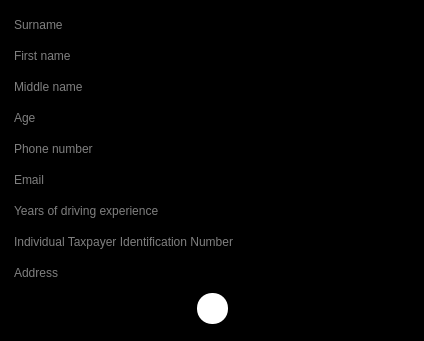
<?xml version="1.0" encoding="UTF-8"?>
<ui version="4.0">
 <class>AddCustomerWindow</class>
 <widget class="QDialog" name="AddCustomerWindow">
  <property name="geometry">
   <rect>
    <x>0</x>
    <y>0</y>
    <width>424</width>
    <height>341</height>
   </rect>
  </property>
  <property name="windowTitle">
   <string>Dialog</string>
  </property>
  <property name="styleSheet">
   <string notr="true">background-color: rgb(0, 0, 0);
color: rgb(255, 255, 255);</string>
  </property>
  <layout class="QGridLayout" name="gridLayout">
   <item row="9" column="1">
    <widget class="QPushButton" name="confirmButton">
     <property name="enabled">
      <bool>true</bool>
     </property>
     <property name="minimumSize">
      <size>
       <width>31</width>
       <height>31</height>
      </size>
     </property>
     <property name="maximumSize">
      <size>
       <width>31</width>
       <height>31</height>
      </size>
     </property>
     <property name="styleSheet">
      <string notr="true">background-color: rgb(255, 255, 255);
border-radius:15px;
</string>
     </property>
     <property name="text">
      <string/>
     </property>
     <property name="icon">
      <iconset resource="resource.qrc">
       <normaloff>:/new/icons/Resources/check.png</normaloff>:/new/icons/Resources/check.png</iconset>
     </property>
    </widget>
   </item>
   <item row="9" column="0">
    <spacer name="horizontalSpacer">
     <property name="orientation">
      <enum>Qt::Horizontal</enum>
     </property>
     <property name="sizeHint" stdset="0">
      <size>
       <width>40</width>
       <height>20</height>
      </size>
     </property>
    </spacer>
   </item>
   <item row="9" column="2">
    <spacer name="horizontalSpacer_2">
     <property name="orientation">
      <enum>Qt::Horizontal</enum>
     </property>
     <property name="sizeHint" stdset="0">
      <size>
       <width>40</width>
       <height>20</height>
      </size>
     </property>
    </spacer>
   </item>
   <item row="8" column="0" colspan="3">
    <widget class="QLineEdit" name="addressLE">
     <property name="styleSheet">
      <string notr="true">color: rgb(255, 255, 255);</string>
     </property>
     <property name="placeholderText">
      <string>Address</string>
     </property>
     <property name="clearButtonEnabled">
      <bool>true</bool>
     </property>
    </widget>
   </item>
   <item row="7" column="0" colspan="3">
    <widget class="QLineEdit" name="ITINLE">
     <property name="styleSheet">
      <string notr="true">color: rgb(255, 255, 255);</string>
     </property>
     <property name="placeholderText">
      <string>Individual Taxpayer Identification Number</string>
     </property>
     <property name="clearButtonEnabled">
      <bool>true</bool>
     </property>
    </widget>
   </item>
   <item row="6" column="0" colspan="3">
    <widget class="QLineEdit" name="yearsOfExperienceLE">
     <property name="styleSheet">
      <string notr="true">color: rgb(255, 255, 255);</string>
     </property>
     <property name="placeholderText">
      <string>Years of driving experience</string>
     </property>
     <property name="clearButtonEnabled">
      <bool>true</bool>
     </property>
    </widget>
   </item>
   <item row="5" column="0" colspan="3">
    <widget class="QLineEdit" name="emailLE">
     <property name="styleSheet">
      <string notr="true">color: rgb(255, 255, 255);</string>
     </property>
     <property name="placeholderText">
      <string>Email</string>
     </property>
     <property name="clearButtonEnabled">
      <bool>true</bool>
     </property>
    </widget>
   </item>
   <item row="4" column="0" colspan="3">
    <widget class="QLineEdit" name="phoneNumberLE">
     <property name="styleSheet">
      <string notr="true">color: rgb(255, 255, 255);</string>
     </property>
     <property name="placeholderText">
      <string>Phone number</string>
     </property>
     <property name="clearButtonEnabled">
      <bool>true</bool>
     </property>
    </widget>
   </item>
   <item row="3" column="0" colspan="3">
    <widget class="QLineEdit" name="ageLE">
     <property name="styleSheet">
      <string notr="true">color: rgb(255, 255, 255);</string>
     </property>
     <property name="placeholderText">
      <string>Age</string>
     </property>
     <property name="clearButtonEnabled">
      <bool>true</bool>
     </property>
    </widget>
   </item>
   <item row="2" column="0" colspan="3">
    <widget class="QLineEdit" name="middleNameLE">
     <property name="styleSheet">
      <string notr="true">color: rgb(255, 255, 255);</string>
     </property>
     <property name="placeholderText">
      <string>Middle name</string>
     </property>
     <property name="clearButtonEnabled">
      <bool>true</bool>
     </property>
    </widget>
   </item>
   <item row="1" column="0" colspan="3">
    <widget class="QLineEdit" name="firstNameLE">
     <property name="styleSheet">
      <string notr="true">color: rgb(255, 255, 255);</string>
     </property>
     <property name="placeholderText">
      <string>First name</string>
     </property>
     <property name="clearButtonEnabled">
      <bool>true</bool>
     </property>
    </widget>
   </item>
   <item row="0" column="0" colspan="3">
    <widget class="QLineEdit" name="surnameLE">
     <property name="styleSheet">
      <string notr="true">color: rgb(255, 255, 255);</string>
     </property>
     <property name="placeholderText">
      <string>Surname</string>
     </property>
     <property name="clearButtonEnabled">
      <bool>true</bool>
     </property>
    </widget>
   </item>
  </layout>
 </widget>
 <resources>
  <include location="resource.qrc"/>
 </resources>
 <connections/>
</ui>
